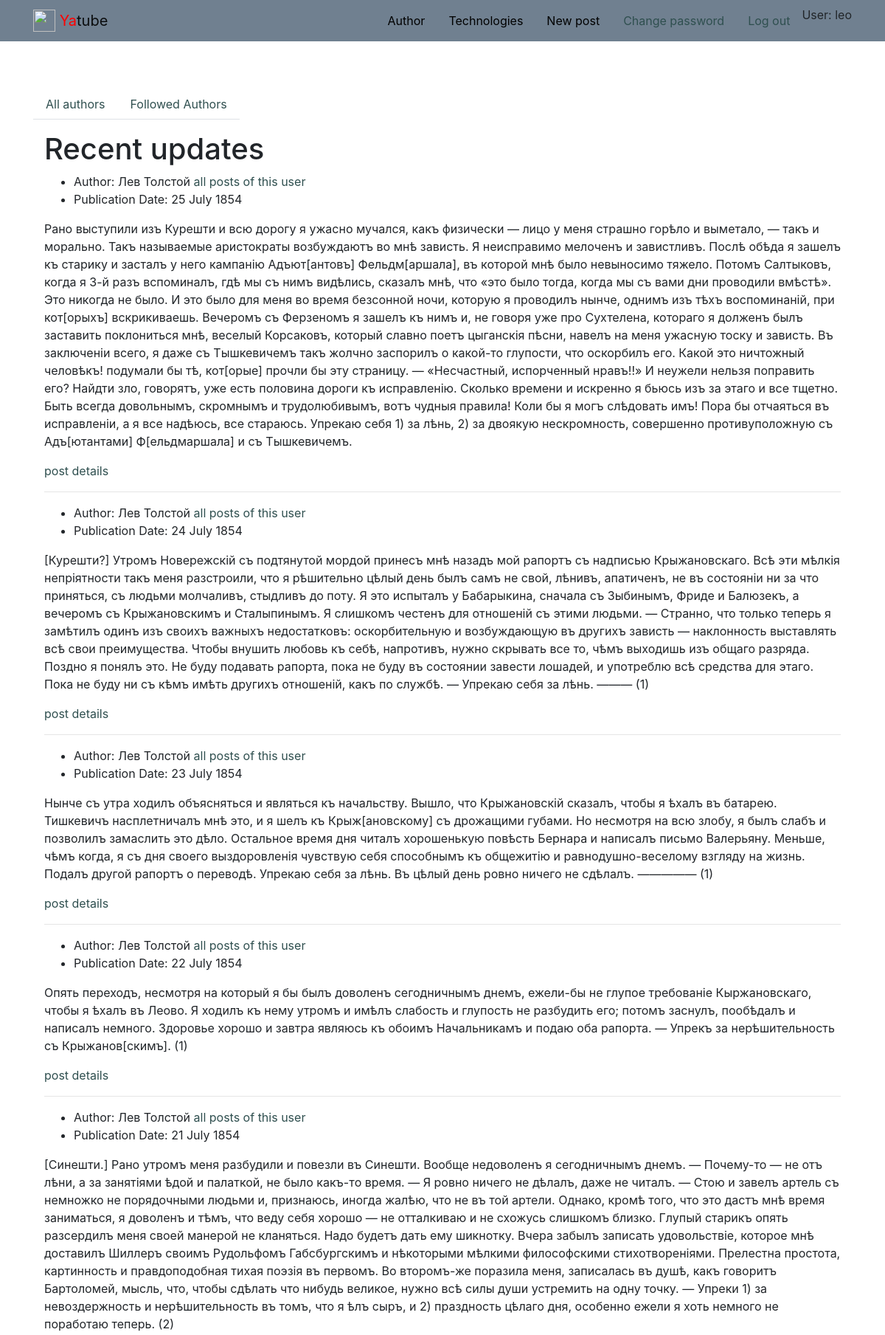
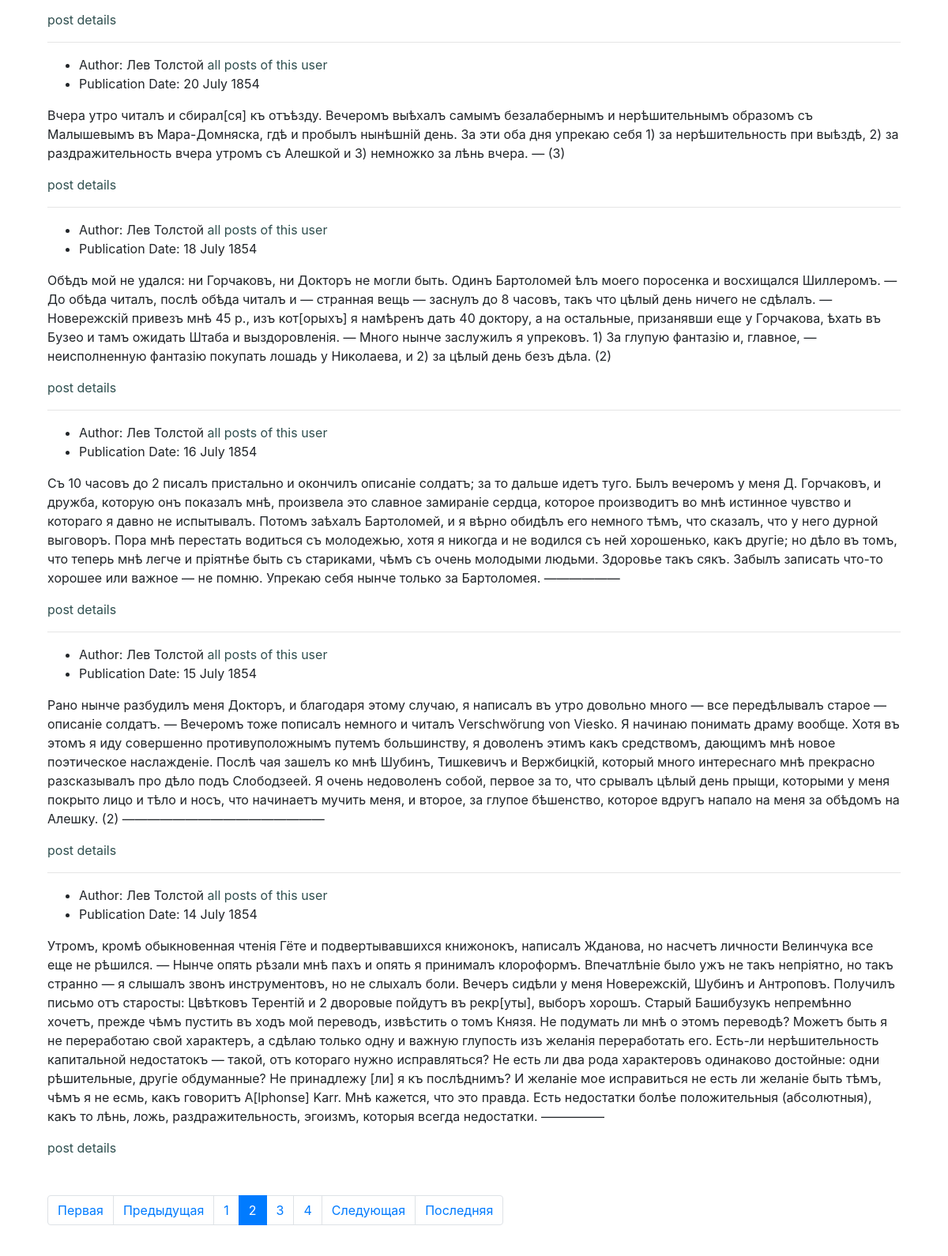
The app's page /?page=2 (signed in, upper part) with its own data (2 pictures, top to bottom).
### posts/models.py (models this page shows, shortened)
class Post(models.Model):
    text = models.TextField(
        'Текст поста',
        help_text='Введите текст поста'
    )
    pub_date = models.DateTimeField(
        'Дата публикации',
        auto_now_add=True)
    author = models.ForeignKey(
        User,
        on_delete=models.CASCADE,
        related_name='posts',
        verbose_name='Автор'
    )
    group = models.ForeignKey(
        Group,
        on_delete=models.SET_NULL,
        related_name='posts',
        blank=True,
        null=True,
        verbose_name='Группа',
        help_text='Группа, к которой будет относиться пост'
    )
    image = models.ImageField(
        'Картинка',
        upload_to='posts/',
        blank=True
    )
    class Meta:
        ordering = ['-pub_date']

### posts/views.py (the view)
# urls.py: path('', views.index, name='index'),
def index(request):
    post_list = Post.objects.all()
    page_obj = get_page_object(request, post_list, POSTS_PER_PAGE)
    context = {
        'page_obj': page_obj
    }
    template = 'posts/index.html'
    return render(request, template, context)

### core/context_processors/year.py (called while the page is built)
def year(request):
    today = datetime.datetime.now()
    year = today.year
    return {
        'year': year
    }

### posts/views.py (called while the page is built)
def get_page_object(request, post_list, posts_per_page):
    paginator = Paginator(post_list, POSTS_PER_PAGE)
    page_number = request.GET.get('page')
    page_obj = paginator.get_page(page_number)
    return page_obj

### templates/posts/index.html (shortened to what this page needs)
{% extends 'base.html' %}
{% load thumbnail %}
{% load cache %}
{% block content %}
<div class="container py-5">
  {% include 'posts/includes/switcher.html' %}
  <h1>Recent updates</h1>
{% cache 20 index_page with page_obj %}
{% for post in page_obj %}
<article>
  <ul>
    <li>
      Author: {{post.author.get_full_name}}
      <a href="{% url 'posts:profile' post.author.username %}">all posts of this user</a>
    </li>
    <li>
      Publication Date: {{post.pub_date|date:"d E Y"}}
    </li>
  </ul>
  <p>
    {{post.text}}
  </p>
</article>
<a href="{% url 'posts:post_detail' post.id %}">
  post details
</a>
{% if not forloop.last %}<hr>{% endif %}
{% endfor %}
{% endcache %}
{% include 'posts/includes/paginator.html' %}
</div>
{% endblock %}

### templates/includes/header.html (shortened to what this page needs)
{% load static %}
{% with request.resolver_match.view_name as view_name %}
<header>
  <nav class="navbar navbar-light" style="background-color: #708090">
    <div class="container">
      <a class="navbar-brand" href={% url 'posts:index' %}>
        <img
          src="{% static 'img/logo.png' %}"
          width="30" height="30"
          class="d-inline-block align-top"
          alt="">
        <span style="color:red">Ya</span>tube
      <ul class="nav nav-pills">
        <li class="nav-item">
          <a class="nav-link {% if view_name  == 'about:author' %}active{% endif %}"
          style="color: #000000{% if view_name  == 'about:author' %};background-color:#C0C0C0{% endif %}"
          href="{% url 'about:author' %}">Author</a>
        </li>
        <li class="nav-item">
          <a class="nav-link {% if view_name  == 'about:tech' %}active{% endif %}"
          style="color: #000000{% if view_name  == 'about:tech' %};background-color:#C0C0C0{% endif %}"
          href="{% url 'about:tech' %}">Technologies</a>
        </li>
        {% if user.is_authenticated %}
        <li class="nav-item">
          <a class="nav-link {% if view_name  == 'posts:post_create' %}active{% endif %}"
          style="color: #000000{% if view_name  == 'posts:post_create' %};background-color:#C0C0C0{% endif %}"
          href="{% url 'posts:post_create' %}">New post</a>
        </li>
        <li class="nav-item">
          <a class="nav-link link-light {% if view_name  == 'users:password_change_form' %}active{% endif %}"
          href="{% url 'users:password_change_form' %}"
          style="{% if view_name  == 'users:password_change_form' %};background-color:#696969{% endif %}">Change password</a>
        </li>
        <li class="nav-item">
          <a class="nav-link link-light {% if view_name  == 'users:logout' %}active{% endif %}"
          href="{% url 'users:logout' %}"
          style="{% if view_name  == 'users:logout' %};background-color:#C0C0C0{% endif %}">Log out</a>
        </li>
        <li>
          User: {{ user.username }}
        </li>
        {% endif %}
      </ul>
    </div>
  </nav>
</header>
{% endwith %}

### templates/base.html (style rules this page uses)
a { color: #2F4F4F; background-color: transparent; text-decoration: none; }

### records on screen
Post: author.get_full_name "Лев Толстой", pub_date "25 July 1854", text "Рано выступили изъ Курешти и всю дорогу я ужасно мучался, какъ физически — лицо у меня страшно горѣло и выметало, — такъ и морально. Такъ называемые аристократы возбуждаютъ во мнѣ зависть. Я неисправимо мелоченъ и завистливъ. Послѣ обѣда я зашелъ къ старику и засталъ у него кампанію Адъют[антовъ] Фельдм[аршала], въ которой мнѣ было невыносимо тяжело. Потомъ Салтыковъ, когда я 3-й разъ вспоминалъ, гдѣ мы съ нимъ видѣлись, сказалъ мнѣ, что «это было тогда, когда мы съ вами дни проводили вмѣстѣ». Это никогда не было. И это было для меня во время безсонной ночи, которую я проводилъ нынче, однимъ изъ тѣхъ воспоминаній, при кот[орыхъ] вскрикиваешь. Вечеромъ съ Ферзеномъ я зашелъ къ нимъ и, не…"
Post: author.get_full_name "Лев Толстой", pub_date "24 July 1854", text "[Курешти?] Утромъ Новережскій съ подтянутой мордой принесъ мнѣ назадъ мой рапортъ съ надписью Крыжановскаго. Всѣ эти мѣлкія непріятности такъ меня разстроили, что я рѣшительно цѣлый день былъ самъ не свой, лѣнивъ, апатиченъ, не въ состояніи ни за что приняться, съ людьми молчаливъ, стыдливъ до поту. Я это испыталъ у Бабарыкина, сначала съ Зыбинымъ, Фриде и Балюзекъ, а вечеромъ съ Крыжановскимъ и Сталыпинымъ. Я слишкомъ честенъ для отношеній съ этими людьми. — Странно, что только теперь я замѣтилъ одинъ изъ своихъ важныхъ недостатковъ: оскорбительную и возбуждающую въ другихъ зависть — наклонность выставлять всѣ свои преимущества. Чтобы внушить любовь къ себѣ, напротивъ, нужно скрывать все…"
Post: author.get_full_name "Лев Толстой", pub_date "23 July 1854", text "Нынче съ утра ходилъ объясняться и являться къ начальству. Вышло, что Крыжановскій сказалъ, чтобы я ѣхалъ въ батарею. Тишкевичъ насплетничалъ мнѣ это, и я шелъ къ Крыж[ановскому] съ дрожащими губами. Но несмотря на всю злобу, я былъ слабъ и позволилъ замаслить это дѣло. Остальное время дня читалъ хорошенькую повѣсть Бернара и написалъ письмо Валерьяну. Меньше, чѣмъ когда, я съ дня своего выздоровленія чувствую себя способнымъ къ общежитію и равнодушно-веселому взгляду на жизнь. Подалъ другой рапортъ о переводѣ. Упрекаю себя за лѣнь. Въ цѣлый день ровно ничего не сдѣлалъ. ————— (1)"
Post: author.get_full_name "Лев Толстой", pub_date "22 July 1854", text "Опять переходъ, несмотря на который я бы былъ доволенъ сегодничнымъ днемъ, ежели-бы не глупое требованіе Кыржановскаго, чтобы я ѣхалъ въ Леово. Я ходилъ къ нему утромъ и имѣлъ слабость и глупость не разбудить его; потомъ заснулъ, пообѣдалъ и написалъ немного. Здоровье хорошо и завтра являюсь къ обоимъ Начальникамъ и подаю оба рапорта. — Упрекъ за нерѣшительность съ Крыжанов[скимъ]. (1)"
Post: author.get_full_name "Лев Толстой", pub_date "21 July 1854", text "[Синешти.] Рано утромъ меня разбудили и повезли въ Синешти. Вообще недоволенъ я сегодничнымъ днемъ. — Почему-то — не отъ лѣни, а за занятіями ѣдой и палаткой, не было какъ-тο время. — Я ровно ничего не дѣлалъ, даже не читалъ. — Стою и завелъ артель съ немножко не порядочными людьми и, признаюсь, иногда жалѣю, что не въ той артели. Однако, кромѣ того, что это дастъ мнѣ время заниматься, я доволенъ и тѣмъ, что веду себя хорошо — не отталкиваю и не схожусь слишкомъ близко. Глупый старикъ опять разсердилъ меня своей манерой не кланяться. Надо будетъ дать ему шикнотку. Вчера забылъ записать удовольствіе, которое мнѣ доставилъ Шиллеръ своимъ Рудольфомъ Габсбургскимъ и нѣкоторыми мѣлкими…"
Post: author.get_full_name "Лев Толстой", pub_date "20 July 1854", text "Вчера утро читалъ и сбирал[ся] къ отъѣзду. Вечеромъ выѣхалъ самымъ безалабернымъ и нерѣшительнымъ образомъ съ Малышевымъ въ Мара-Домняска, гдѣ и пробылъ нынѣшній день. За эти оба дня упрекаю себя 1) за нерѣшительность при выѣздѣ, 2) за раздражительность вчера утромъ съ Алешкой и 3) немножко за лѣнь вчера. — (3)"
Post: author.get_full_name "Лев Толстой", pub_date "18 July 1854", text "Обѣдъ мой не удался: ни Горчаковъ, ни Докторъ не могли быть. Одинъ Бартоломей ѣлъ моего поросенка и восхищался Шиллеромъ. — До обѣда читалъ, послѣ обѣда читалъ и — странная вещь — заснулъ до 8 часовъ, такъ что цѣлый день ничего не сдѣлалъ. — Новережскій привезъ мнѣ 45 р., изъ кот[орыхъ] я намѣренъ дать 40 доктору, а на остальные, призанявши еще у Горчакова, ѣхать въ Бузео и тамъ ожидать Штаба и выздоровленія. — Много нынче заслужилъ я упрековъ. 1) За глупую фантазію и, главное, — неисполненную фантазію покупать лошадь у Николаева, и 2) за цѣлый день безъ дѣла. (2)"
Post: author.get_full_name "Лев Толстой", pub_date "16 July 1854", text "Съ 10 часовъ до 2 писалъ пристально и окончилъ описаніе солдатъ; за то дальше идетъ туго. Былъ вечеромъ у меня Д. Горчаковъ, и дружба, которую онъ показалъ мнѣ, произвела это славное замираніе сердца, которое производитъ во мнѣ истинное чувство и котораго я давно не испытывалъ. Потомъ заѣхалъ Бартоломей, и я вѣрно обидѣлъ его немного тѣмъ, что сказалъ, что у него дурной выговоръ. Пора мнѣ перестать водиться съ молодежью, хотя я никогда и не водился съ ней хорошенько, какъ другіе; но дѣло въ томъ, что теперь мнѣ легче и пріятнѣе быть съ стариками, чѣмъ съ очень молодыми людьми. Здоровье такъ сякъ. Забылъ записать что-то хорошее или важное — не помню. Упрекаю себя нынче только за Бартоломея.…"
Post: author.get_full_name "Лев Толстой", pub_date "15 July 1854", text "Рано нынче разбудилъ меня Докторъ, и благодаря этому случаю, я написалъ въ утро довольно много — все передѣлывалъ старое — описаніе солдатъ. — Вечеромъ тоже пописалъ немного и читалъ Verschwörung von Viesko. Я начинаю понимать драму вообще. Хотя въ этомъ я иду совершенно противуположнымъ путемъ большинству, я доволенъ этимъ какъ средствомъ, дающимъ мнѣ новое поэтическое наслажденіе. Послѣ чая зашелъ ко мнѣ Шубинъ, Тишкевичъ и Вержбицкій, который много интереснаго мнѣ прекрасно разсказывалъ про дѣло подъ Слободзеей. Я очень недоволенъ собой, первое за то, что срывалъ цѣлый день прыщи, которыми у меня покрыто лицо и тѣло и носъ, что начинаетъ мучить меня, и второе, за глупое бѣшенство,…"
Post: author.get_full_name "Лев Толстой", pub_date "14 July 1854", text "Утромъ, кромѣ обыкновенная чтенія Гёте и подвертывавшихся книжонокъ, написалъ Жданова, но насчетъ личности Велинчука все еще не рѣшился. — Нынче опять рѣзали мнѣ пахъ и опять я принималъ клороформъ. Впечатлѣніе было ужъ не такъ непріятно, но такъ странно — я слышалъ звонъ инструментовъ, но не слыхалъ боли. Вечеръ сидѣли у меня Новережскій, Шубинъ и Антроповъ. Получилъ письмо отъ старосты: Цвѣтковъ Терентій и 2 дворовые пойдутъ въ рекр[уты], выборъ хорошъ. Старый Башибузукъ непремѣнно хочетъ, прежде чѣмъ пустить въ ходъ мой переводъ, извѣстить о томъ Князя. Не подумать ли мнѣ о этомъ переводѣ? Можетъ быть я не переработаю свой характеръ, a сдѣлаю только одну и важную глупость изъ желанія…"

### other values on screen
{{ user.username }} "leo"
{{ i }} "1" "3" "4"
{{ i }} "2"
